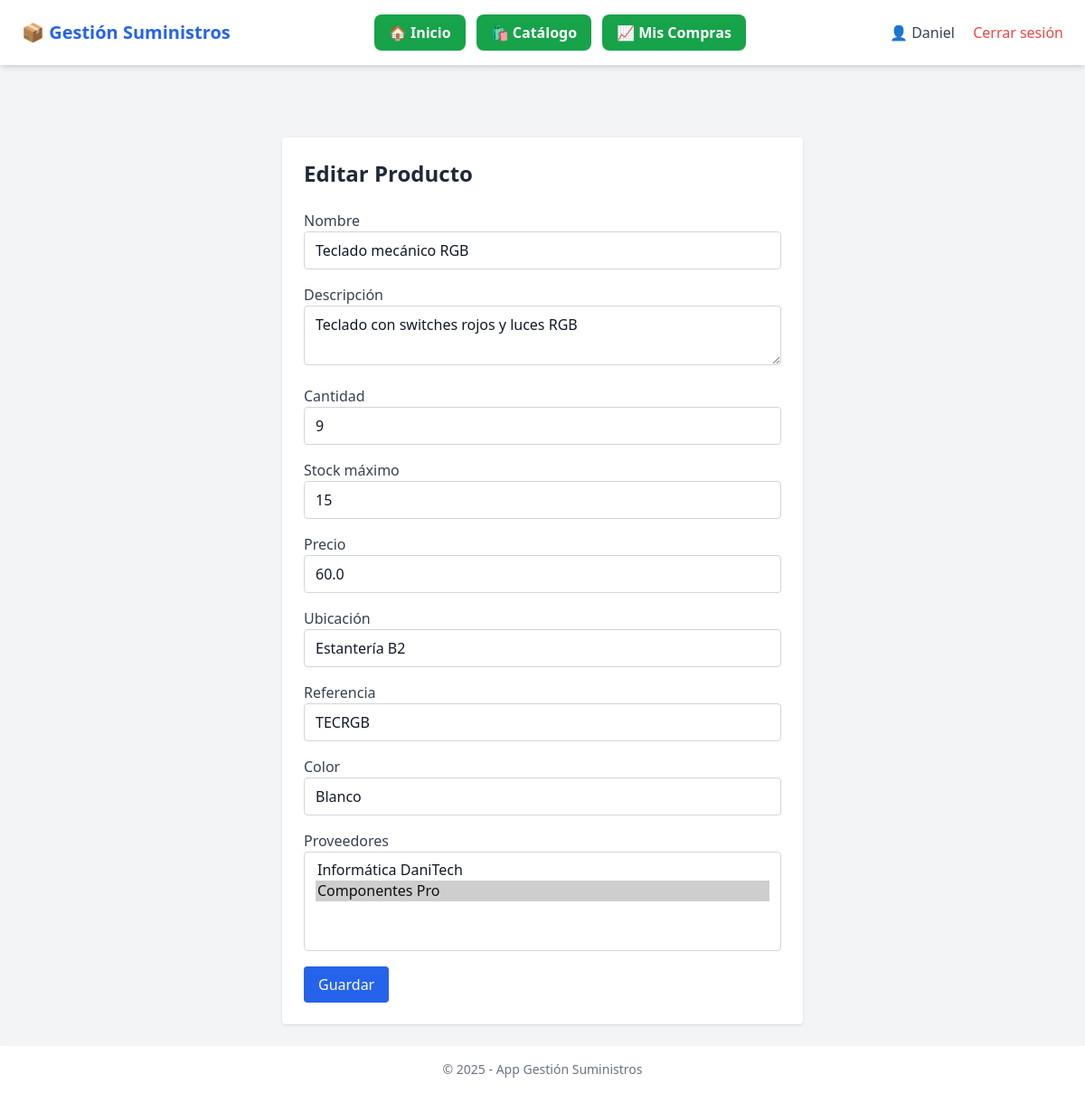
Before: /producto/editar/2 (signed in) with the older database file.
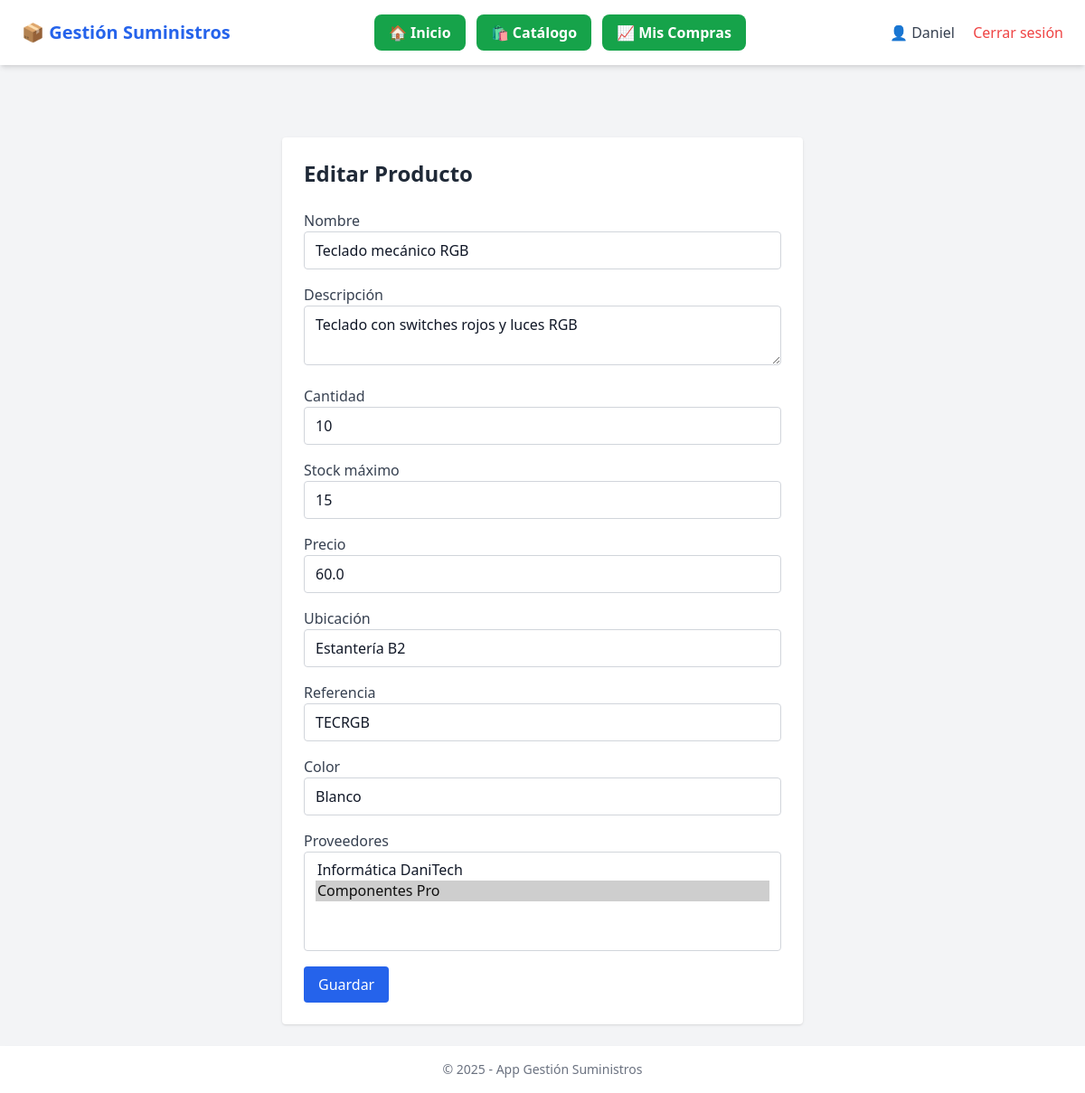
After: the same page with the newer database file.
### app/models.py (models this page shows, shortened)
class Producto(db.Model):
    id = db.Column(db.Integer, primary_key=True)
    nombre = db.Column(db.String(150), nullable=False)
    descripcion = db.Column(db.Text)
    cantidad = db.Column(db.Integer, nullable=False)
    stock_maximo = db.Column(db.Integer, nullable=False, default=100)
    precio = db.Column(db.Float, nullable=False)
    ubicacion = db.Column(db.String(100))
    referencia = db.Column(db.String(100))
    color = db.Column(db.String(50))
    proveedores = db.relationship('Proveedor', secondary=producto_proveedor, backref='productos')

### app/routes.py (the view, shortened to what this page needs)
@main.route('/producto/editar/<int:id>', methods=['GET', 'POST'])
@login_required
def editar_producto(id):
    producto = Producto.query.get_or_404(id)
    form = ProductoForm(obj=producto)
    form.proveedores.choices = [(p.id, p.nombre_empresa) for p in Proveedor.query.all()]
    form.proveedores.data = [p.id for p in producto.proveedores]
    return render_template('productos/formulario.html', form=form, titulo='Editar Producto')

### app/forms.py
class ProductoForm(FlaskForm):
    nombre = StringField('Nombre', validators=[DataRequired()])
    descripcion = TextAreaField('Descripción')
    cantidad = IntegerField('Cantidad', validators=[DataRequired()])
    stock_maximo = IntegerField('Stock máximo', validators=[DataRequired()])
    precio = FloatField('Precio', validators=[DataRequired()])
    ubicacion = StringField('Ubicación')
    referencia = StringField('Referencia')
    color = StringField('Color')
    proveedores = SelectMultipleField('Proveedores', coerce=int)
    submit = SubmitField('Guardar')

### app/routes.py (called while the page is built)
@login_manager.user_loader
def load_user(user_id):
    return Usuario.query.get(int(user_id))

### app/templates/productos/formulario.html (shortened to what this page needs)
{% extends 'base.html' %}
{% block content %}
<div class="max-w-xl mx-auto mt-10 bg-white p-6 rounded shadow">
    <h1 class="text-2xl font-bold mb-6 text-gray-800">{{ titulo }}</h1>
    <form method="POST" class="space-y-4">
        <div>
            <label class="block font-medium text-gray-700">{{ form.nombre.label }}</label>
            {{ form.nombre(class="w-full border border-gray-300 rounded px-3 py-2") }}
        </div>
        <div>
            <label class="block font-medium text-gray-700">{{ form.descripcion.label }}</label>
            {{ form.descripcion(class="w-full border border-gray-300 rounded px-3 py-2") }}
        </div>
        <div>
            <label class="block font-medium text-gray-700">{{ form.cantidad.label }}</label>
            {{ form.cantidad(class="w-full border border-gray-300 rounded px-3 py-2") }}
        </div>
        <div>
            <label class="block font-medium text-gray-700">{{ form.stock_maximo.label }}</label>
            {{ form.stock_maximo(class="w-full border border-gray-300 rounded px-3 py-2") }}
        </div>
        <div>
            <label class="block font-medium text-gray-700">{{ form.precio.label }}</label>
            {{ form.precio(class="w-full border border-gray-300 rounded px-3 py-2") }}
        </div>
        <div>
            <label class="block font-medium text-gray-700">{{ form.ubicacion.label }}</label>
            {{ form.ubicacion(class="w-full border border-gray-300 rounded px-3 py-2") }}
        </div>
        <div>
            <label class="block font-medium text-gray-700">{{ form.referencia.label }}</label>
            {{ form.referencia(class="w-full border border-gray-300 rounded px-3 py-2") }}
        </div>
        <div>
            <label class="block font-medium text-gray-700">{{ form.color.label }}</label>
            {{ form.color(class="w-full border border-gray-300 rounded px-3 py-2") }}
        </div>
        <div>
            <label class="block font-medium text-gray-700">{{ form.proveedores.label }}</label>
            {{ form.proveedores(class="w-full border border-gray-300 rounded px-3 py-2", multiple=True) }}
        </div>
        <div>
            {{ form.submit(class="bg-blue-600 text-white px-4 py-2 rounded hover:bg-blue-700") }}
        </div>
    </form>
</div>
{% endblock %}

Changed rows visible on the page:
changed Producto "Teclado mecánico RGB": cantidad "9" → "10"
